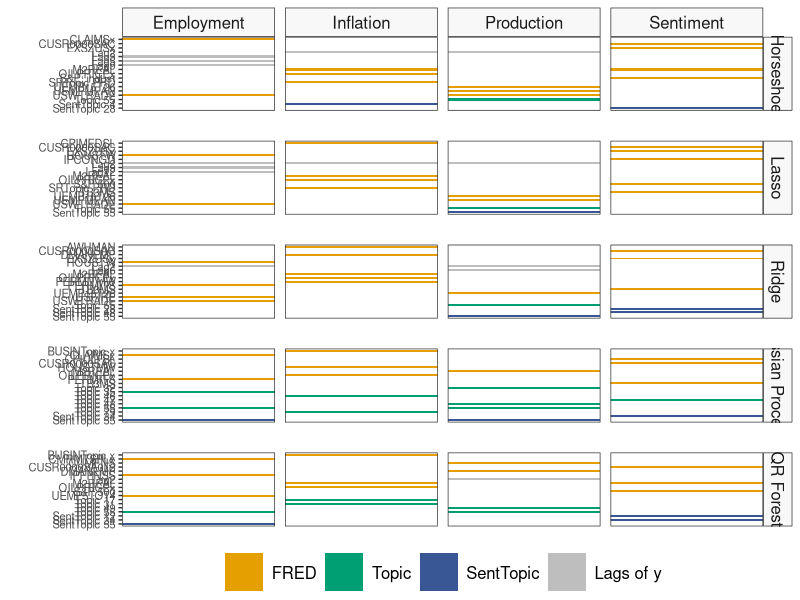

This figure's R source:
library(tidyverse)

# Set path to folder 'Results'
# setwd("")

# Colors
r_colors <- c(
  "#000000", "#E69F00", "#3a5795", "#56B4E9", "#009E73", "#0072B2",
  "#D55E00", "#CC79A7"
)

# Data in 'Results'
sheets <- readxl::excel_sheets("beta_results_80_10.xlsx")
df_betas <- purrr::map_df(sheets, ~ dplyr::mutate(
  readxl::read_excel("beta_results_80_10.xlsx",
                     sheet = .x
  ),
  sheetname = .x
)) |>
  relocate(Row, sheetname, CPIAUCSL, INDPRO, UMCSENTx, CE16OV)

# Make tibble for ggplot
df_betas <- df_betas |>
  mutate(
    q = parse_number(str_extract(sheetname, "q=\\d+")),
    h = parse_number(str_extract(sheetname, "hfore\\d+")),
    response = str_extract(sheetname, "INDPRO|CPI|UMCSENT|CE16"),
    response = case_when(
      response == "CE16" ~ "Employment",
      response == "CPI" ~ "Inflation",
      response == "INDPRO" ~ "Production",
      response == "UMCSENT" ~ "Sentiment"
    )
  ) |>
  select(-sheetname) |>
  mutate(
    Model = str_extract(Row, "Model=\\w+_"),
    Model = str_extract(Model, "=\\w+"),
    Model = str_remove_all(Model, "=|_|Text|Fred|Both"),
    Model = case_when(
      Model == "HS" ~ "Horseshoe",
      Model == "LASSO" ~ "Lasso",
      Model == "RIDGE" ~ "Ridge",
      Model == "BayesianKernel" ~ "Gaussian Processes",
      Model == "Tree" ~ "QR Forest"
    )
  ) |>
  relocate(Model) |>
  select(-Row) |>
  pivot_longer(!c(Model, q, response, h),
               names_to  = "var",
               values_to = "value"
  ) |>
  mutate(value = abs(value)) |>
  group_by(Model, q, response) |>
  arrange(desc(value), .by_group = T) |>
  ungroup() |>
  mutate(Model = fct_relevel(Model, "Horseshoe", "Lasso", "Ridge")) |>
  mutate(var = str_replace(var, "-", "")) |>
  mutate(var = if_else(str_detect(var, "ylag"), str_c("Lag", str_extract(var, "\\d+")), var))

# Set order for factors
plot_b_df <- df_betas |>
  filter(
    q == 90,
    h == 1
  ) |>
  group_by(Model, response) |>
  drop_na() |>
  mutate(value = value / max(value, na.rm = T)) |>
  slice_max(n = 5, order_by = value, with_ties = T, na_rm = T) |>
  mutate(value = 1) |>
  mutate(
    fred_news = case_when(
      str_detect(var, "Lag") ~ "Lags of y",
      str_detect(var, "^V\\d+$") ~ "Topic",
      str_detect(var, "sent_") ~ "SentTopic",
      !str_detect(var, "Lag|Topic") ~ "FRED"
    ),
    fred_news = as.factor(fred_news)
  ) |>
  mutate(fred_news = fct_relevel(as_factor(fred_news), "FRED", "Topic", "SentTopic")) |>
  mutate(
    var = str_replace(var, "V", "Topic "),
    var = str_replace(var, "sent_Topic ", "SentTopic ")
  ) |>
  mutate(var = as_factor(var)) |>
  ungroup()

# relevel such that fred first, then topics and then senttopics
all_levels <- plot_b_df$var |>
  levels() |>
  sort()
level_no_topics <- all_levels[!str_starts(all_levels, "Topic|SentTopic")] |> str_sort(numeric = T)
level_topics <- all_levels[str_starts(all_levels, "Topic")] |> str_sort(numeric = T)
level_sent_topics <- all_levels[str_starts(all_levels, "SentTopic")] |> str_sort(numeric = T)
plot_b_df$var <- fct_relevel(plot_b_df$var, c(level_no_topics, level_topics, level_sent_topics))

# Make ggplot
plot_b_df |>
  ggplot() +
  theme_bw() +
  geom_col(aes(value, var, fill = fred_news), alpha = 1, width = 0.5) +
  facet_grid(Model ~ response, scales = "free_y") +
  theme(
    strip.background = element_rect(fill = alpha("gray", 0.1)),
    panel.grid.major = element_blank(),
    panel.grid.minor = element_blank(),
    axis.text.x = element_blank(),
    axis.ticks.x = element_blank(),
    panel.spacing.x = unit(0.5, "lines"),
    panel.spacing.y = unit(1.5, "lines"),
    text = element_text(size = 12),
    axis.text = element_text(size = 8),
    strip.text.x = element_text(size = 12),
    strip.text.y = element_text(size = 12),
    legend.position = "bottom",
    legend.title = element_blank(),
    legend.text = element_text(size = 12),
    legend.margin = margin(t = -10),
    legend.key.size = unit(2, "lines")
  ) +
  labs(
    x = "",
    y = ""
  ) +
  scale_x_continuous(expand = c(0, 0)) +
  scale_y_discrete(limits = rev) +
  scale_fill_manual(values = c(r_colors[2], r_colors[5], r_colors[3], alpha("gray", 1)))

